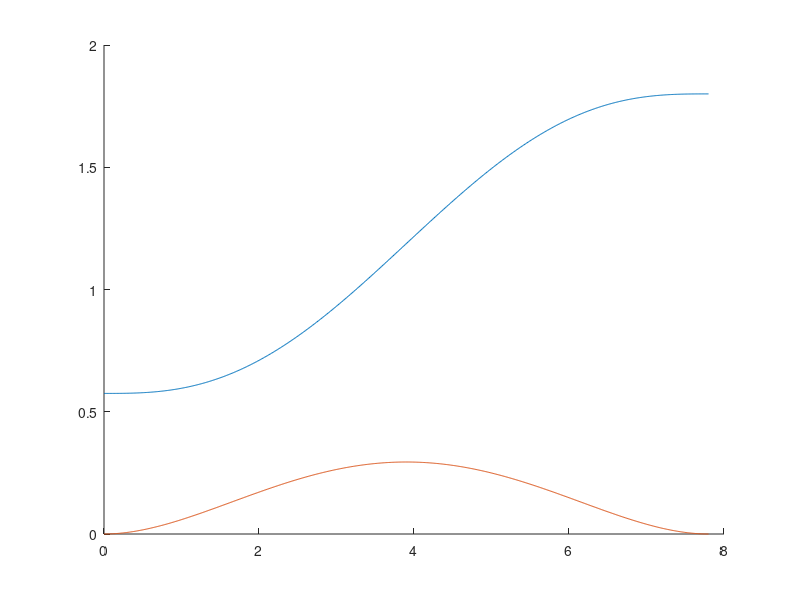

Write MATLAB code to recreate this figure.
%% Minimum Jerk Trajectory

%% Constants
Tp = 7.8;

% Initial Values
p1 = [0.575];
p1_dot = [0];

% Final Values
p2 = [1.8];
p2_dot = [0];

a2 = [0];
a1 = p1_dot;
a0 = p1;


%% Creating Required Matrices
T = [Tp^5, Tp^4, Tp^3;
     5*Tp^4, 4*Tp^3, 3*Tp^2;
     20*Tp^3, 12*Tp^2, 6*Tp];

P = [p2 - p1 - p1_dot*Tp;
     p2_dot - p1_dot;
     zeros(1, 1)];
 
 
 %% Calculating the coefficient of the polynomial function
 a = T\P;
 a = [a; a2; a1; a0]
 
 
 %% Plotting the distance, velocity and acceleration profile
 t = 0:0.01:Tp;
 pos = polyval(a, t);
%  posY = polyval(a(:,2), t);
 
 v = polyder(a);
 vel = polyval(v, t);
 acc = polyder(v);
 accel = polyval(acc, t);
%  j = polyder(acc);
%  jerk = polyval(j, t);
%
hold on;
plot(t, pos); M1 = 'Position Profile';
plot(t, vel); M2 = 'Velocity Profile';
% plot(t, accel); M3 = 'Acceleration Profile';
% axis equal;
%plot(t, jerk); M4 = 'Jerk Profile';
 
%  legend(M1, M2, M3);
 hold off;